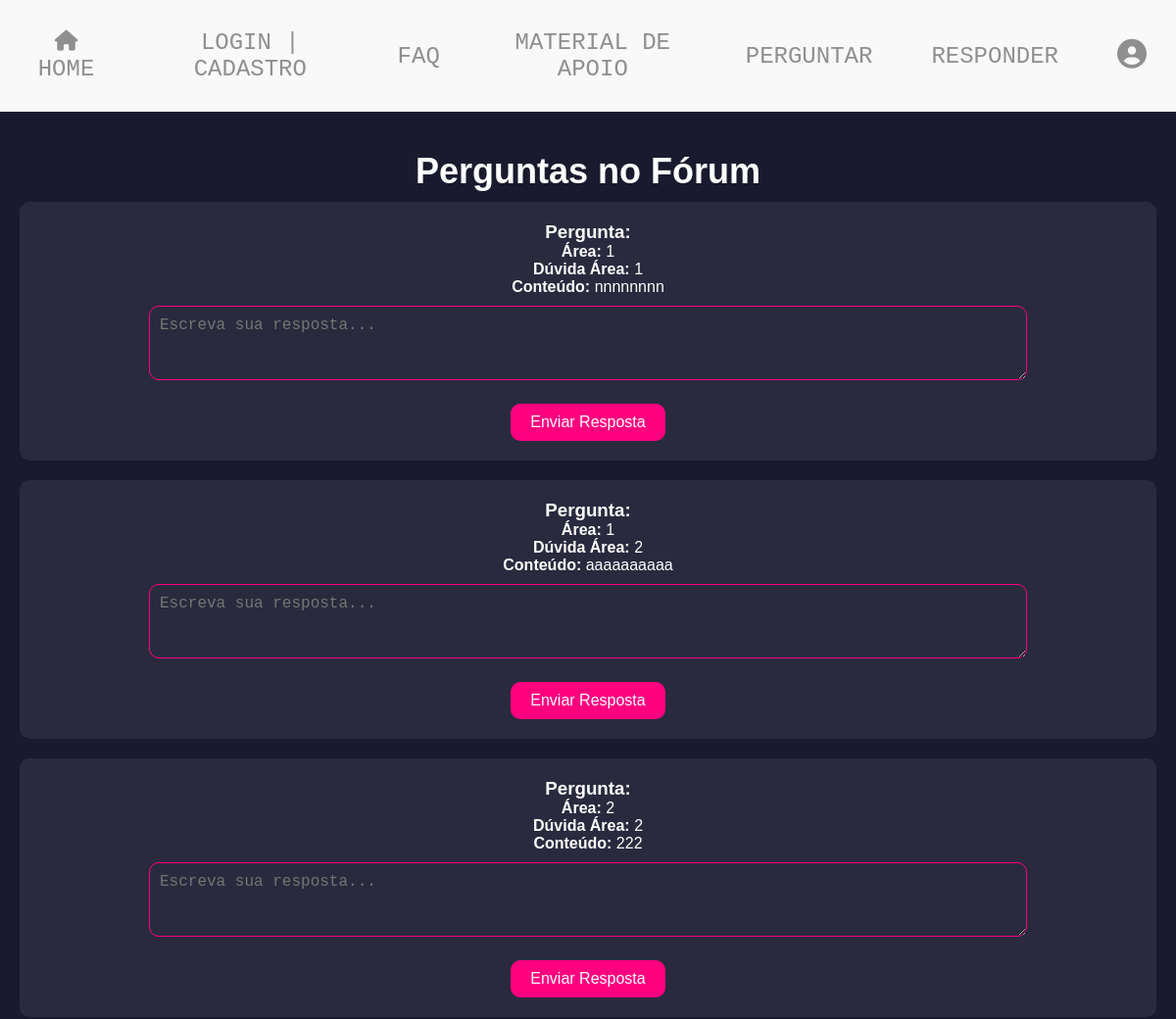
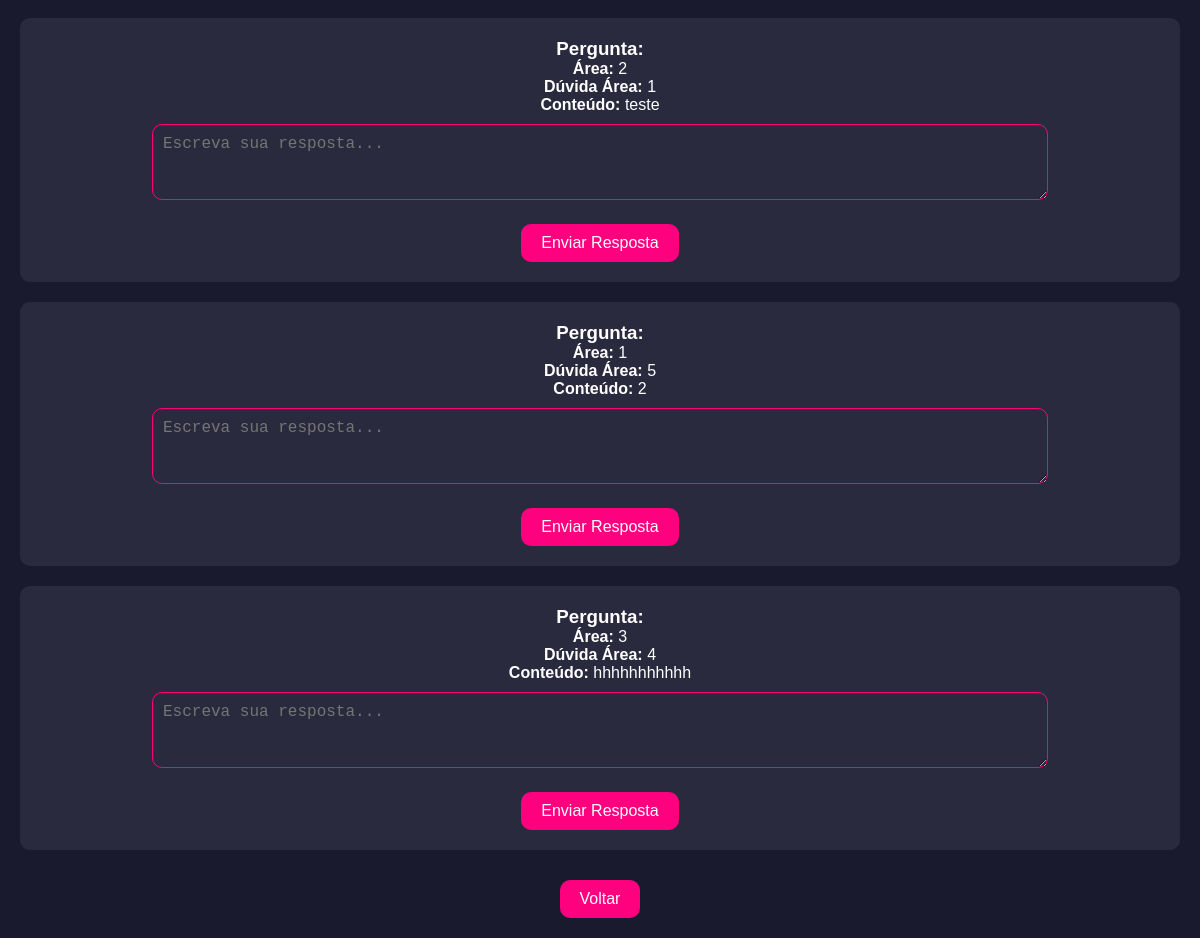
Page /respostas.php (signed in) on the earlier database version (2 pictures, top to bottom).
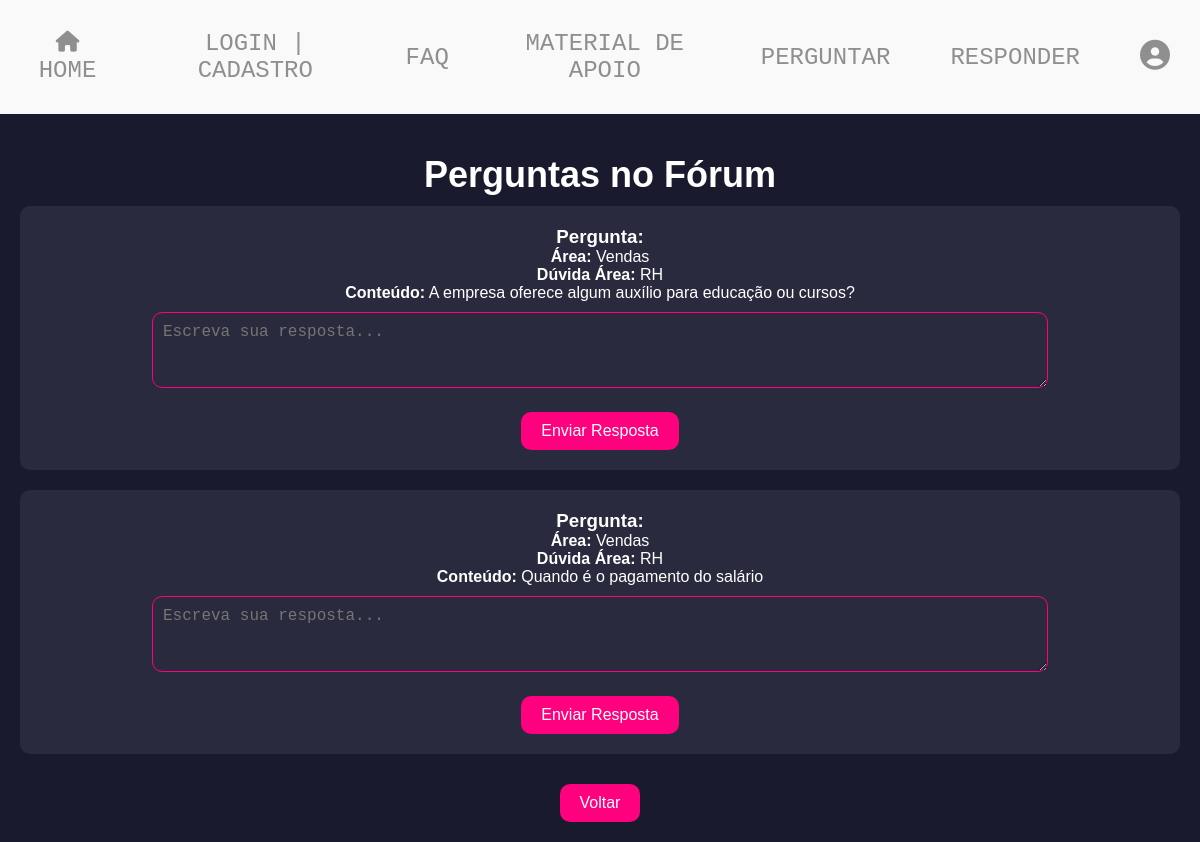
Same page on the later database version.
### tables this page shows
CREATE TABLE IF NOT EXISTS `forum_perguntas` (
  `fk_id_usuario` int NOT NULL,
  `id_pergunta` int NOT NULL AUTO_INCREMENT,
  `area` varchar(40) NOT NULL,
  `duvida_area` varchar(40) NOT NULL,
  `pergunta` varchar(500) DEFAULT NULL,
  PRIMARY KEY (`id_pergunta`),
  KEY `fk_id_usuario` (`fk_id_usuario`)
);

### respostas.php (the view, shortened to what this page needs)
<?php
include_once 'conexao.php';
include 'css/css.php';
include_once 'menu.php';
$id_usuario = $_SESSION['id_usuario'];
$sql = "SELECT * FROM forum_perguntas WHERE fk_id_usuario != :id_usuario";
$stmt = $conn->prepare($sql);
$stmt->bindParam(':id_usuario', $id_usuario, PDO::PARAM_INT);
$stmt->execute();
$perguntas = $stmt->fetchAll(PDO::FETCH_ASSOC);
?>
<!DOCTYPE html>
<html lang="pt-br">
<head>
</head>
<body>
    <div class="container">
        <h2>Perguntas no Fórum</h2>
        <?php foreach ($perguntas as $pergunta): ?>
            <div class="pergunta">
                <h3>Pergunta:</h3>
                <p><strong>Área:</strong> <?= htmlspecialchars($pergunta['area']) ?></p>
                <p><strong>Dúvida Área:</strong> <?= htmlspecialchars($pergunta['duvida_area']) ?></p>
                <p><strong>Conteúdo:</strong> <?= htmlspecialchars($pergunta['pergunta']) ?></p>
                <form action="" method="POST">
                    <textarea name="resposta" class="input-field" rows="3" placeholder="Escreva sua resposta..." required></textarea><br>
                    <button type="submit" class="button">Enviar Resposta</button>
                </form>
            </div>
        <?php endforeach; ?>
        <button onclick="history.back()" class="button">Voltar</button>
    </div>
</body>
</html>

Differences in the rows shown:
no longer on this page (row edited): forum_perguntas: area "1", duvida_area "1", pergunta "nnnnnnnn"
no longer on this page (row edited): forum_perguntas: area "1", duvida_area "2", pergunta "aaaaaaaaaa"
no longer on this page (row edited): forum_perguntas: area "2", duvida_area "2", pergunta "222"
no longer on this page (row edited): forum_perguntas: area "2", duvida_area "1", pergunta "teste"
removed forum_perguntas: area "1", duvida_area "5", pergunta "2"
removed forum_perguntas: area "3", duvida_area "4", pergunta "hhhhhhhhhhh"
now on this page (row edited): forum_perguntas: area "Vendas", duvida_area "RH", pergunta "A empresa oferece algum auxílio para educação ou cursos?"
now on this page (row edited): forum_perguntas: area "Vendas", duvida_area "RH", pergunta "Quando é o pagamento do salário"
